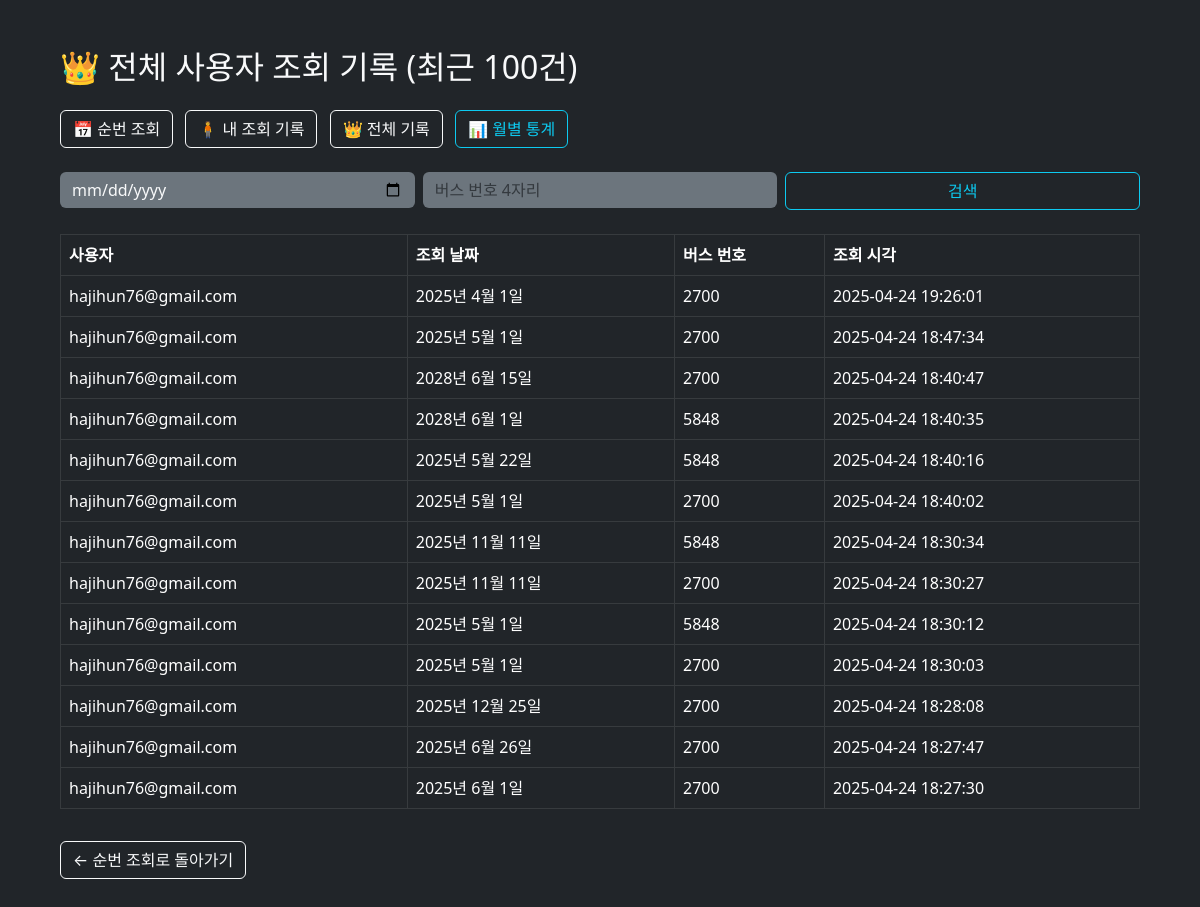
/busorder/logs/all/ (signed in), run on the app's committed database.
### busorder/models.py (models this page shows, shortened)
class BusQueryLog(models.Model):
    user = models.ForeignKey(User, on_delete=models.CASCADE)
    date = models.DateField()
    bus_number = models.IntegerField()
    queried_at = models.DateTimeField(auto_now_add=True)

### blog/models.py (models this page shows, shortened)
class User(AbstractUser):
    nickname = models.CharField(
        max_length=15,
        unique=True,
        null=True,
        validators=[validate_no_special_characters],
        error_messages={'unique': '이미 사용중인 닉네임입니다.'},
    )
    profile_pic = models.ImageField(default='default_profile_pic.jpg', upload_to='profile_pics')
    intro = models.CharField(max_length=60, blank=True)

### busorder/views.py (the view)
# urls.py: path("logs/all/", views.query_logs_all, name="query-logs-all"),  # 관리자 전용
@login_required
@permission_required('busorder.can_access_busorder', raise_exception=True)
def query_logs_all(request):
    logs = BusQueryLog.objects.all().order_by('-queried_at')
    date = request.GET.get('date')
    bus_number = request.GET.get('bus_number')
    if date:
        logs = logs.filter(date=date)
    if bus_number:
        try:
            bus_number = int(bus_number)
            logs = logs.filter(bus_number=bus_number)
        except ValueError:
            pass  # 숫자 아닐 경우 무시
    return render(request, "busorder/logs_all.html", {"logs": logs})

### busorder/templates/busorder/logs_all.html (shortened to what this page needs)
<!DOCTYPE html>
<html lang="ko">
<head>
  <link rel="stylesheet" href="https://cdn.jsdelivr.net/gh/orioncactus/pretendard/dist/web/static/pretendard.css" />
  <link href="https://cdn.jsdelivr.net/npm/bootstrap@5.3.0/dist/css/bootstrap.min.css" rel="stylesheet">
</head>
<body class="bg-dark text-light p-5">
<div class="container">
  <h2 class="mb-4">👑 전체 사용자 조회 기록 (최근 100건)</h2>
  <div class="mb-4">
    <a href="{% url 'calendar-view' %}" class="btn btn-outline-light me-2">📅 순번 조회</a>
    <a href="{% url 'query-logs' %}" class="btn btn-outline-light me-2">🧍 내 조회 기록</a>
    <a href="{% url 'query-logs-all' %}" class="btn btn-outline-light me-2">👑 전체 기록</a>
    <a href="{% url 'busorder-stats' %}" class="btn btn-outline-info">📊 월별 통계</a>
  </div>
<form method="get" class="row g-2 mb-4">
  <div class="col-md-4">
    <input type="date" name="date" class="form-control bg-secondary text-light border-0"
          value="{{ request.GET.date }}">
  </div>
  <div class="col-md-4">
    <input type="text" name="bus_number" class="form-control bg-secondary text-light border-0"
          placeholder="버스 번호 4자리" value="{{ request.GET.bus_number }}">
  </div>
  <div class="col-md-4">
    <button type="submit" class="btn btn-outline-info w-100">검색</button>
  </div>
</form>
  <table class="table table-dark table-hover table-bordered">
    <thead>
      <tr>
        <th>사용자</th>
        <th>조회 날짜</th>
        <th>버스 번호</th>
        <th>조회 시각</th>
      </tr>
    </thead>
    <tbody>
      {% for log in logs %}
      <tr>
        <td>{{ log.user.email }}</td>
        <td>{{ log.date }}</td>
        <td>{{ log.bus_number }}</td>
        <td>{{ log.queried_at|date:"Y-m-d H:i:s" }}</td>
      </tr>
      {% empty %}
      <tr>
        <td colspan="4" class="text-center">조회 기록이 없습니다.</td>
      </tr>
      {% endfor %}
    </tbody>
  </table>
  <a href="{% url 'calendar-view' %}" class="btn btn-outline-light mt-3">← 순번 조회로 돌아가기</a>
</div>
</body>
</html>

### data on the page
BusQueryLog: user.email "hajihun76@gmail.com", date "2025년 4월 1일", bus_number "2700", queried_at "2025-04-24 19:26:01"
BusQueryLog: user.email "hajihun76@gmail.com", date "2025년 5월 1일", bus_number "2700", queried_at "2025-04-24 18:47:34"
BusQueryLog: user.email "hajihun76@gmail.com", date "2028년 6월 15일", bus_number "2700", queried_at "2025-04-24 18:40:47"
BusQueryLog: user.email "hajihun76@gmail.com", date "2028년 6월 1일", bus_number "5848", queried_at "2025-04-24 18:40:35"
BusQueryLog: user.email "hajihun76@gmail.com", date "2025년 5월 22일", bus_number "5848", queried_at "2025-04-24 18:40:16"
BusQueryLog: user.email "hajihun76@gmail.com", date "2025년 5월 1일", bus_number "2700", queried_at "2025-04-24 18:40:02"
BusQueryLog: user.email "hajihun76@gmail.com", date "2025년 11월 11일", bus_number "5848", queried_at "2025-04-24 18:30:34"
BusQueryLog: user.email "hajihun76@gmail.com", date "2025년 11월 11일", bus_number "2700", queried_at "2025-04-24 18:30:27"
BusQueryLog: user.email "hajihun76@gmail.com", date "2025년 5월 1일", bus_number "5848", queried_at "2025-04-24 18:30:12"
BusQueryLog: user.email "hajihun76@gmail.com", date "2025년 5월 1일", bus_number "2700", queried_at "2025-04-24 18:30:03"
BusQueryLog: user.email "hajihun76@gmail.com", date "2025년 12월 25일", bus_number "2700", queried_at "2025-04-24 18:28:08"
BusQueryLog: user.email "hajihun76@gmail.com", date "2025년 6월 26일", bus_number "2700", queried_at "2025-04-24 18:27:47"
BusQueryLog: user.email "hajihun76@gmail.com", date "2025년 6월 1일", bus_number "2700", queried_at "2025-04-24 18:27:30"
